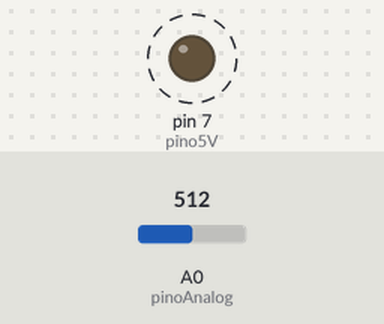
Bench run of a sketch on a simulated Arduino Uno, built with avr-gcc and run on an emulated ATmega328P. Shown: output pins drawn as LEDs (lit = HIGH). Dashed ring = blinking. The test bench sets the inputs (shaded band); at power-on: A0 (pinoAnalog) = 512. What the sketch prints to the serial monitor is not drawn.

Above: at 0.6 s.
Timing chart, 0 to 3.0 s (numbered marks = the images above):
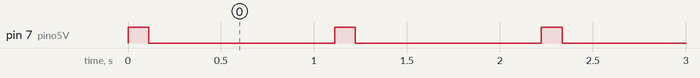

The sketch:

umidade_de_solo.ino
```cpp
#define pinoAnalog A0  // Pino analógico do sensor de umidade
#define pino5V 7       // Pino que alimenta o sensor

int ValAnalogIn;       // Valor analógico lido do sensor

void setup() {
  Serial.begin(9600);             // Inicializa comunicação serial
  pinMode(pino5V, OUTPUT);        // Define pino de alimentação como saída
  digitalWrite(pino5V, LOW);      // Mantém o sensor desligado inicialmente
}

void loop() {
  // Liga o sensor por curto período
  digitalWrite(pino5V, HIGH);
  delay(10); // Aguarda estabilização

  // Faz leitura média de 10 amostras
  int soma = 0;
  for (int i = 0; i < 10; i++) {
    soma += analogRead(pinoAnalog);
    delay(10);
  }
  ValAnalogIn = soma / 10;

  // Desliga o sensor após leitura
  digitalWrite(pino5V, LOW);

  // Converte valor para porcentagem (ajustar se necessário)
  int Porcento = map(ValAnalogIn, 1023, 0, 0, 100);

  // Exibe valores no monitor serial
  Serial.print("Umidade do solo: ");
  Serial.print(Porcento);
  Serial.println("%");

  delay(1000); // Aguarda 1 segundo antes da próxima leitura
}
```

Measured:
- by itself, pin 7 (pino5V): alternates HIGH for 0.11 s and LOW for 1.0 s
